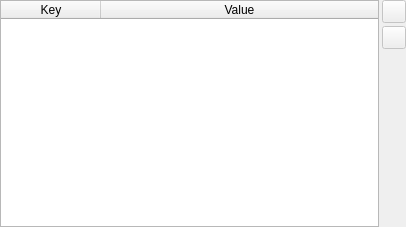
<?xml version="1.0" encoding="UTF-8"?>
<ui version="4.0">
 <class>Form</class>
 <widget class="QWidget" name="Form">
  <property name="geometry">
   <rect>
    <x>0</x>
    <y>0</y>
    <width>406</width>
    <height>227</height>
   </rect>
  </property>
  <property name="windowTitle">
   <string>Hash Editor</string>
  </property>
  <layout class="QHBoxLayout" name="horizontalLayout">
   <property name="spacing">
    <number>3</number>
   </property>
   <property name="margin">
    <number>0</number>
   </property>
   <item>
    <widget class="QTableWidget" name="table">
     <property name="sortingEnabled">
      <bool>true</bool>
     </property>
     <attribute name="horizontalHeaderStretchLastSection">
      <bool>true</bool>
     </attribute>
     <column>
      <property name="text">
       <string>Key</string>
      </property>
     </column>
     <column>
      <property name="text">
       <string>Value</string>
      </property>
     </column>
    </widget>
   </item>
   <item>
    <widget class="QWidget" name="widget" native="true">
     <layout class="QVBoxLayout" name="verticalLayout">
      <property name="spacing">
       <number>3</number>
      </property>
      <property name="margin">
       <number>0</number>
      </property>
      <item>
       <widget class="QToolButton" name="add_button">
        <property name="enabled">
         <bool>false</bool>
        </property>
        <property name="toolTip">
         <string>Not implemented!</string>
        </property>
        <property name="icon">
         <iconset theme="list-add">
          <normaloff/>
         </iconset>
        </property>
       </widget>
      </item>
      <item>
       <widget class="QToolButton" name="toolButton">
        <property name="enabled">
         <bool>false</bool>
        </property>
        <property name="toolTip">
         <string>Not implemented!</string>
        </property>
        <property name="icon">
         <iconset theme="list-remove">
          <normaloff/>
         </iconset>
        </property>
       </widget>
      </item>
      <item>
       <spacer name="verticalSpacer">
        <property name="orientation">
         <enum>Qt::Vertical</enum>
        </property>
        <property name="sizeHint" stdset="0">
         <size>
          <width>20</width>
          <height>40</height>
         </size>
        </property>
       </spacer>
      </item>
     </layout>
    </widget>
   </item>
  </layout>
 </widget>
 <resources/>
 <connections/>
</ui>
